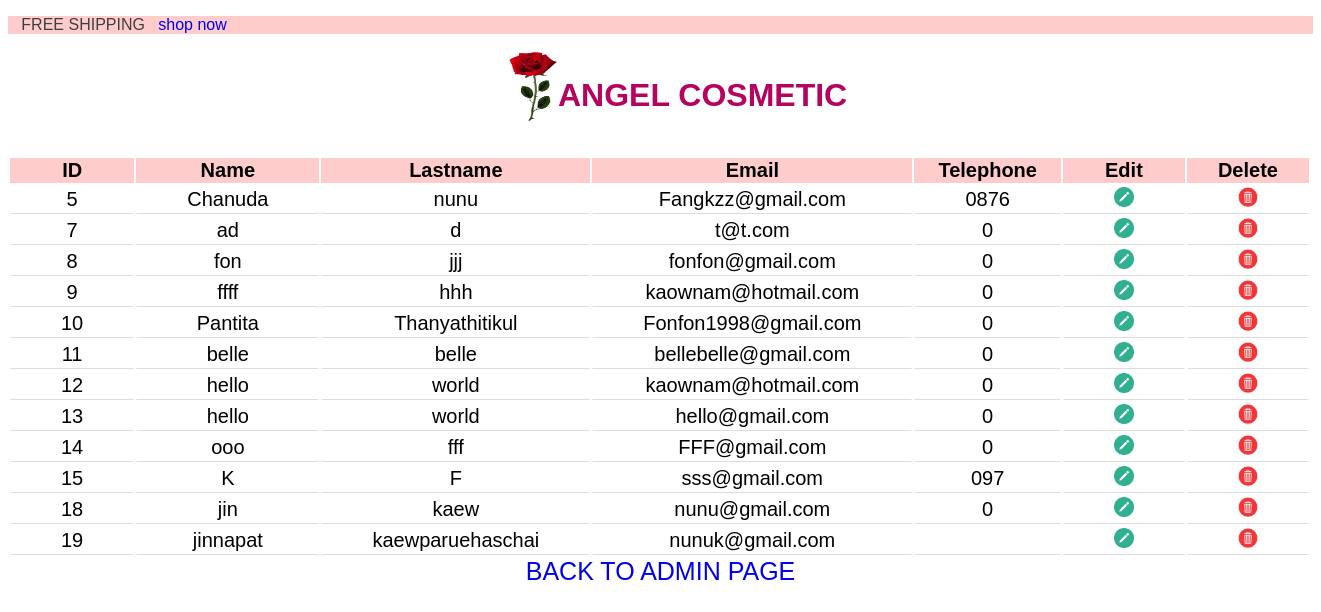
Screenshot of /showU.php with the database file from the repository.
### tables this page shows
CREATE TABLE `user` (
  `ID` int(11) NOT NULL,
  `firstname` varchar(100) NOT NULL,
  `lastname` varchar(100) NOT NULL,
  `email` varchar(100) NOT NULL,
  `password` varchar(100) NOT NULL,
  `telephone` varchar(10) NOT NULL
);

### showU.php (the view, shortened to what this page needs)
<!DOCTYPE html>
<html>
<head>
<link rel="stylesheet" href="https://cdnjs.cloudflare.com/ajax/libs/font-awesome/4.7.0/css/font-awesome.min.css">
</head>
<body>
<link rel="stylesheet" href="stylehome.css">
  <p class="free">&nbsp;&nbsp; FREE SHIPPING&nbsp;&nbsp; <a href="face.html"> shop now</p>
		<div class="rose">
		<img src="rose.png" width="50px" height="70px" style="float:left;">
		<a href="homm.php"><h1>ANGEL COSMETIC</h1></a>
		</div>
<div class=show>
<?php
require_once('connect.php');
$q="SELECT * FROM user ORDER BY ID";
if($result=$mysqli->query($q)){
    echo'<table>';
    echo"<tr><th>ID</th><th>Name</th><th>Lastname</th><th>Email</th><th>Telephone</th><th>Edit</th><th>Delete</th>";
    while($row=$result->fetch_array()){
        echo "<tr>";
        echo "<td>".$row['ID']."</td>";
        echo "<td>".$row['firstname']."</td>";
        echo "<td>".$row['lastname']."</td>";
        echo "<td>".$row['email']."</td>";
        echo "<td>".$row['telephone']."</td>";
        echo "<td>".'<a href="editU.php?id='.$row['ID'].'"><img src="edit.png" width="20px" height="20px"></a>'."</td>";
        echo "<td>".'<a href="del.php?id='.$row['ID'].'"><img src="del.png" width="20px" height="20px"></a>'."</td>";
        echo "</tr>";
    }
    echo"</table>";
}
?>
<a href="3adminhome.php">BACK TO ADMIN PAGE</a>
</div>

### stylehome.css (style rules this page uses)
body { background: #FFFFFF; }
.free { background: #FFCCCC; color: #404040; font-family: inherit; font-weight: 400; font-style: normal; font-size: 16px; }
.rose { padding-top: 1px; margin-left: 500px; }
h1 { font:impact; color: #B4045F; padding-top: 5px; font-family: inherit; }
* { word-wrap: break-word; }
div { display: block; }

### showU.php (style rules this page uses)
a:link { text-decoration: none; }
body { font-family: Arial; background: #f1f1f1; }
.show { text-align:center; padding-top:20px; font-size:25px; }
td { border:1px solid white; border-collapse:collapse; text-align:center; padding-left: 50px; padding-right: 50px; font-family: inherit; font-size: 20px; border-bottom: 1px solid #ddd; }
th { background-color: #FFCCCC; font-size: 20px; text-align:center; }

### rows the page displays
user: ID "5", firstname "Chanuda", lastname "nunu", email "Fangkzz@gmail.com", telephone "0876"
user: ID "7", firstname "ad", lastname "d", email "t@t.com", telephone "0"
user: ID "8", firstname "fon", lastname "jjj", email "fonfon@gmail.com", telephone "0"
user: ID "9", firstname "ffff", lastname "hhh", email "kaownam@hotmail.com", telephone "0"
user: ID "10", firstname "Pantita", lastname "Thanyathitikul", email "Fonfon1998@gmail.com", telephone "0"
user: ID "11", firstname "belle", lastname "belle", email "bellebelle@gmail.com", telephone "0"
user: ID "12", firstname "hello", lastname "world", email "kaownam@hotmail.com", telephone "0"
user: ID "13", firstname "hello", lastname "world", email "hello@gmail.com", telephone "0"
user: ID "14", firstname "ooo", lastname "fff", email "FFF@gmail.com", telephone "0"
user: ID "15", firstname "K", lastname "F", email "sss@gmail.com", telephone "097"
user: ID "18", firstname "jin", lastname "kaew", email "nunu@gmail.com", telephone "0"
user: ID "19", firstname "jinnapat", lastname "kaewparuehaschai", email "nunuk@gmail.com"
